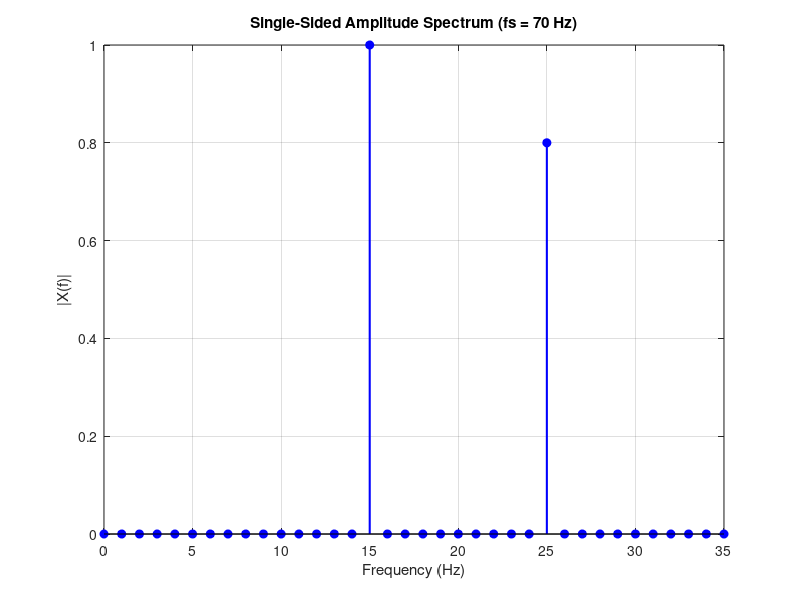

Write MATLAB code to recreate this figure.
clc; clear; close all;
fs = 70;       % Sampling frequency = 70 Hz (Nyquist = 35 Hz)
T = 1/fs;
L = 70;        % 1 second duration (70 samples)
t = (0:L-1)*T;
% Signal with 15 Hz and 45 Hz components
x = sin(2*pi*15*t) + 0.8*sin(2*pi*45*t);
% Compute Single-Sided FFT Spectrum
Y = fft(x);
P2 = abs(Y/L);
P1 = P2(1:L/2+1);
P1(2:end-1) = 2*P1(2:end-1);
f = fs*(0:(L/2))/L;
figure;
stem(f, P1, 'b', 'filled', 'LineWidth', 1.5);
grid on; title('Single-Sided Amplitude Spectrum (fs = 70 Hz)');
xlabel('Frequency (Hz)'); ylabel('|X(f)|');
